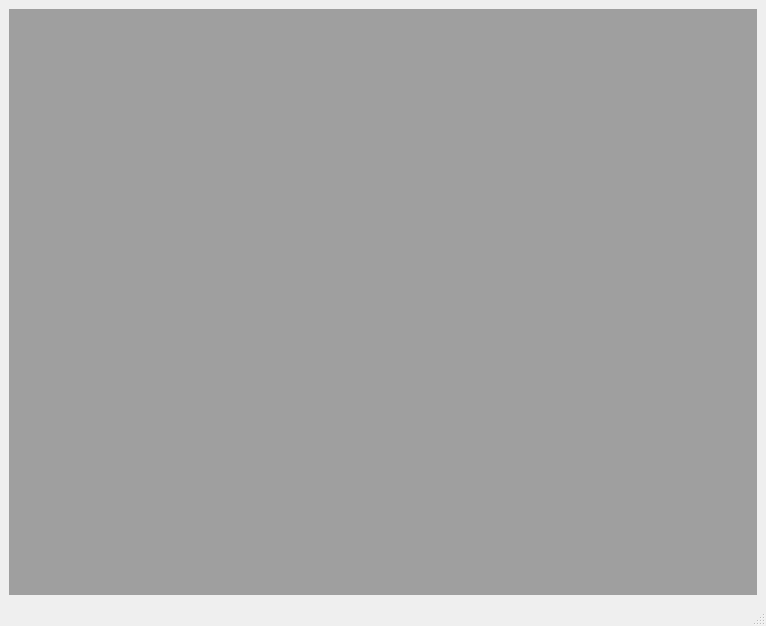
<?xml version="1.0" encoding="UTF-8"?>
<ui version="4.0">
 <class>MainWindow</class>
 <widget class="QMainWindow" name="MainWindow">
  <property name="geometry">
   <rect>
    <x>0</x>
    <y>0</y>
    <width>766</width>
    <height>626</height>
   </rect>
  </property>
  <property name="windowTitle">
   <string>MonitorNetworkConnectivity</string>
  </property>
  <widget class="QWidget" name="centralwidget">
   <layout class="QGridLayout" name="gridLayout_7">
    <item row="0" column="0">
     <widget class="QMdiArea" name="mdiArea"/>
    </item>
   </layout>
  </widget>
  <widget class="QMenuBar" name="menubar">
   <property name="geometry">
    <rect>
     <x>0</x>
     <y>0</y>
     <width>766</width>
     <height>22</height>
    </rect>
   </property>
  </widget>
  <widget class="QStatusBar" name="statusbar"/>
 </widget>
 <resources/>
 <connections/>
</ui>
